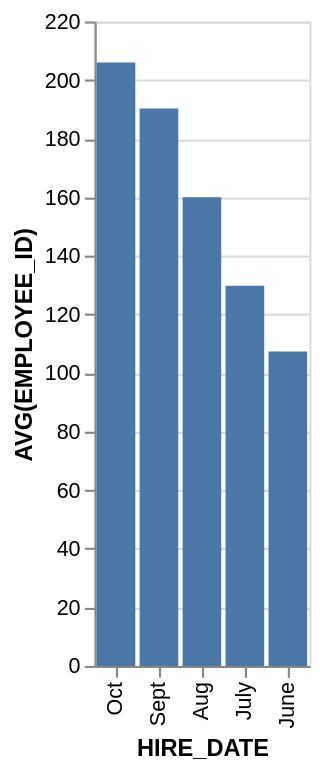

Write the Vega-Lite specification saved for this chart.
### Vega-Lite specification from a JSON file in a GitHub repository (floating-point values rounded to 4 significant figures)
{"data": {"values": [{"x_data": "Oct", "y_data": 206}, {"x_data": "Sept", "y_data": 190.3}, {"x_data": "Aug", "y_data": 160}, {"x_data": "July", "y_data": 129.8}, {"x_data": "June", "y_data": 107.3}]}, "mark": "bar", "encoding": {"x": {"field": "x_data", "type": "nominal", "title": "HIRE_DATE", "sort": {"op": "sum", "field": "y_data", "order": "descending"}}, "y": {"field": "y_data", "type": "quantitative", "title": "AVG(EMPLOYEE_ID)"}}}
